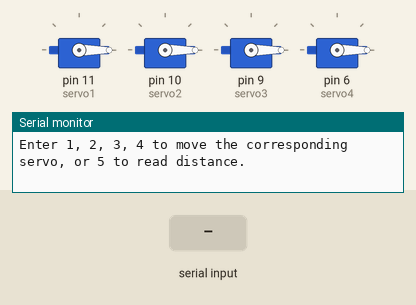
The sketch below on a simulated Arduino Uno, built with avr-gcc and run on an emulated ATmega328P. On the bench: 4 × servo, the last lines printed to the serial monitor. Inputs (shaded band) come from the test bench.

Above: at 1.2 s.
1.3 s: "1" received over Serial
At 2.1 s:
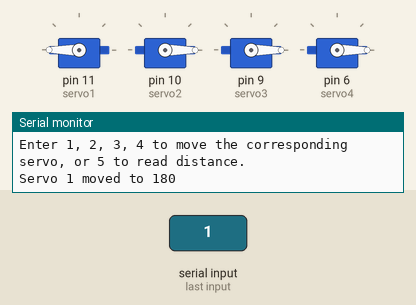
3.8 s: "2" received over Serial
At 4.1 s:
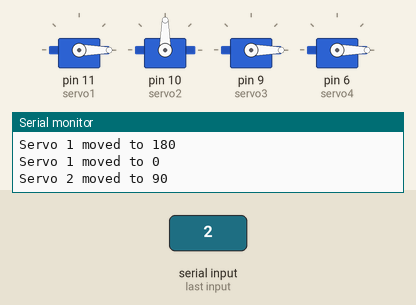
6.3 s: "3" received over Serial
At 7.1 s:
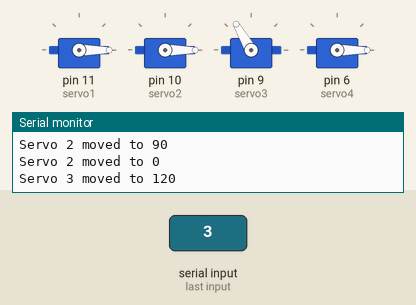
8.8 s: "4" received over Serial
At 9.1 s:
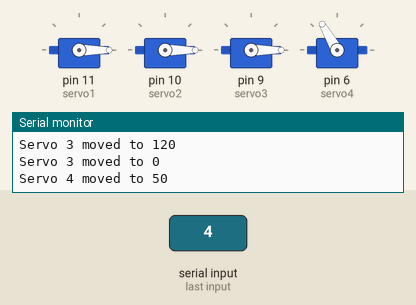
Timing chart, 0 to 11.8 s (numbered marks = the images above; inputs shaded):
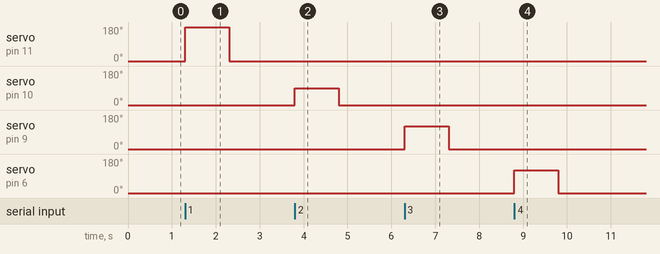

Measured:
- after the input at 1.3 s, servo on pin 11 (servo1): 0° → 180° at once, → 0° 1.0 s later
- after the input at 3.8 s, servo on pin 10 (servo2): 0° → 90° at once, → 0° 1.0 s later
- after the input at 6.3 s, servo on pin 9 (servo3): 0° → 120° at once, → 0° 1.0 s later
- after the input at 8.8 s, servo on pin 6 (servo4): 0° → 120° at once, → 0° 1.0 s later

The sketch:

sketch_oct14c.ino
```cpp
#include <Servo.h>

// Servo definitions
Servo servo1;  // Servo connected to pin 11
Servo servo2;  // Servo connected to pin 10
Servo servo3;  // Servo connected to pin 9
Servo servo4;  // Servo connected to pin 6

// Ultrasonic sensor definitions
const int trigPin = 3;   // Pin connected to the Trigger pin of the ultrasonic sensor
const int echoPin = 2;   // Pin connected to the Echo pin of the ultrasonic sensor
long duration;           // Variable for the duration of the sound wave travel
int distance;            // Variable for the calculated distance

void setup() {
  // Attach the servos to the respective pins
  servo1.attach(11);
  servo2.attach(10);
  servo3.attach(9);
  servo4.attach(6);

  // Set initial positions of servos
  servo1.write(0);
  servo2.write(0);
  servo3.write(0);
  servo4.write(0);

  // Initialize pins for the ultrasonic sensor
  pinMode(trigPin, OUTPUT);  // Set the Trigger pin as output
  pinMode(echoPin, INPUT);   // Set the Echo pin as input

  Serial.begin(9600);  // Start serial communication
  Serial.println("Enter 1, 2, 3, 4 to move the corresponding servo, or 5 to read distance.");
}

void loop() {
  if (Serial.available() > 0) {
    char input = Serial.read();  // Read the incoming serial data

    // Check which number is entered and perform the corresponding action
    switch (input) {
      case '1':
        servo1.write(180);  // Move servo on pin 11 to 180 degrees
        Serial.println("Servo 1 moved to 180");
        delay(1000);
        servo1.write(0);    // Move servo back to 0 degrees
        Serial.println("Servo 1 moved to 0");
        break;

      case '2':
        servo2.write(90);  // Move servo on pin 10 to 90 degrees
        Serial.println("Servo 2 moved to 90");
        delay(1000);
        servo2.write(0);    // Move servo back to 0 degrees
        Serial.println("Servo 2 moved to 0");
        break;

      case '3':
        servo3.write(120);  // Move servo on pin 9 to 120 degrees
        Serial.println("Servo 3 moved to 120");
        delay(1000);
        servo3.write(0);    // Move servo back to 0 degrees
        Serial.println("Servo 3 moved to 0");
        break;

      case '4':
        servo4.write(120);   // Move servo on pin 6 to 50 degrees
        Serial.println("Servo 4 moved to 50");
        delay(1000);
        servo4.write(0);    // Move servo back to 0 degrees
        Serial.println("Servo 4 moved to 0");
        break;

      case '5':
        // Ultrasonic distance measurement
        digitalWrite(trigPin, LOW);  // Clear the trigger pin
        delayMicroseconds(2);

        // Send a 10us HIGH pulse to the trigger pin to start measurement
        digitalWrite(trigPin, HIGH);
        delayMicroseconds(10);
        digitalWrite(trigPin, LOW);

        // Read the echo pin and calculate the time it takes for the echo to return
        duration = pulseIn(echoPin, HIGH);

        // Calculate the distance in centimeters
        distance = duration * 0.034 / 2;

        // Print the distance on the serial monitor
        Serial.print("Distance: ");
        Serial.print(distance);
        Serial.println(" cm");
        break;

      default:
        Serial.println("Invalid input, please enter 1, 2, 3, 4, or 5.");
        break;
    }
  }
}
```
